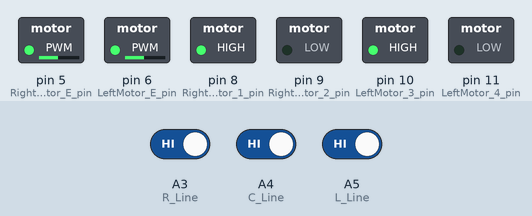
Bench run of a sketch on a simulated Arduino Uno, built with avr-gcc and run on an emulated ATmega328P. On the bench: switched loads named in the sketch (green lamp = pin HIGH). The inputs (shaded band) are chosen by the test bench; at power-on: A3 (R_Line) HIGH, A4 (C_Line) HIGH, A5 (L_Line) HIGH. What the sketch prints to the serial monitor is not drawn.

Above: at 1.2 s.
1.3 s: A3 (R_Line) driven LOW
3.3 s: A4 (C_Line) driven LOW
At 3.7 s:
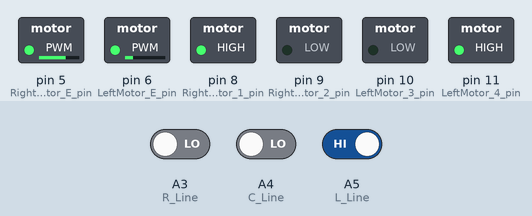
4.8 s: A4 (C_Line) driven HIGH
At 5.5 s:
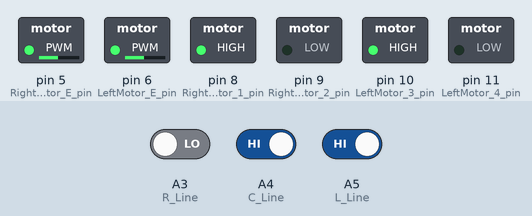
6.3 s: A5 (L_Line) driven LOW
9.3 s: A3 (R_Line) driven HIGH
11.3 s: A4 (C_Line) driven LOW
At 12.1 s:
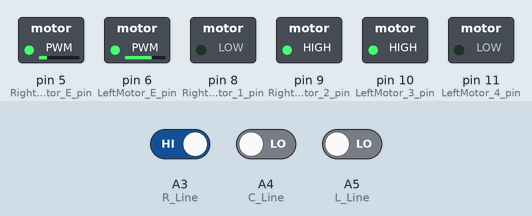
Timing chart, 0 to 13.8 s (numbered marks = the images above; inputs shaded):
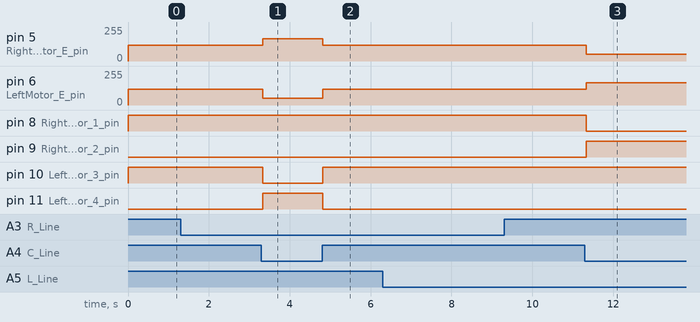

The sketch:

8_RC_CAR_Line.ino
```cpp
/* 이 소스는 에듀이노(Eduino)에 의해서 번역, 수정, 작성되었고 소유권 또한 에듀이노의 것입니다.
    소유권자의 허락을 받지 않고 무단으로 수정, 삭제하여 배포할 시 법적인 처벌을 받을 수도 있습니다.

    에듀이노 SmartCar 예제
    - 스마트 자동차 검정색 라인을 따라 스스로 움직이는 예제 -

*/

int RightMotor_E_pin = 5;      // 오른쪽 모터의 Enable & PWM
int LeftMotor_E_pin = 6;       // 왼쪽 모터의 Enable & PWM
int RightMotor_1_pin = 8;      // 오른쪽 모터 제어선 IN1
int RightMotor_2_pin = 9;      // 오른쪽 모터 제어선 IN2
int LeftMotor_3_pin = 10;      // 왼쪽 모터 제어선 IN3
int LeftMotor_4_pin = 11;      // 왼쪽 모터 제어선 IN4

int L_Line = A5; // 왼쪽 라인트레이서 센서는 A3 핀에 연결
int C_Line = A4; // 가운데 라인트레이서 센서는 A4 핀에 연결
int R_Line = A3; // 오른쪽 라인트레이서 센서는 A5 핀에 연결

int motor_s = 120;     // 모터 속도 최대 255

int SL = 1;
int SC = 1;
int SR = 1;

void setup() {
  // declare the ledPin as an OUTPUT:
  pinMode(RightMotor_E_pin, OUTPUT);
  pinMode(LeftMotor_E_pin, OUTPUT);
  pinMode(RightMotor_1_pin, OUTPUT);
  pinMode(RightMotor_2_pin, OUTPUT);
  pinMode(LeftMotor_3_pin, OUTPUT);
  pinMode(LeftMotor_4_pin, OUTPUT);

  Serial.begin(9600);    // PC와의 시리얼 통신 9600bps로 설정
  Serial.println("Welcome Eduino!");
}

void loop() {
  int L = digitalRead(L_Line);
  int C = digitalRead(C_Line);
  int R = digitalRead(R_Line);

  Serial.print("digital : "); Serial.print(L); Serial.print(", "); Serial.print(C); Serial.print(", "); Serial.print(R); Serial.print("   ");

  if ( L == LOW && C == LOW && R == LOW ) {   // 0 0 0
    L = SL; C = SC; R = SR;
  }
  else if ( L == HIGH && C == LOW && R == HIGH ) {   // 0 0 0
    L = SL; C = SC; R = SR;
  }


  if ( L == 1 && C == 1 && R == 1 ) {  // 0 1 0
    motor_role(HIGH, HIGH, motor_s);
    Serial.println("직진");
  }
  else if ( L == 0 && C == 1 && R == 0 ) {  // 0 1 0
    motor_role(HIGH, HIGH, motor_s);
    Serial.println("직진");
  }
  else if (L == 0 && C == 1 && R == 1 ){   // 0 1 1
    motor_role(HIGH, HIGH, motor_s);
    Serial.println("우회전");
  }
  else if ( L == 0 && C == 0 && R == 1 ) {         // , 0 0 1
    Right_role(LOW, HIGH, motor_s);
    Serial.println("우회전");
  }
  else if (L == 1 && C == 1 && R == 0 ){     // 1 1 0,
    motor_role(HIGH, HIGH, motor_s);
    Serial.println("좌회전");
  }
  else if (  L == 1 && C == 0 && R == 0 ) {         // 1 0 0
    Left_role(HIGH, LOW, motor_s);
    Serial.println("좌회전");

  }
  else if ( L == 0 && C == 0 && R == 0 ) {       // 1 1 1, 1 0 1
    motor_role(HIGH, HIGH, 0);
    Serial.println("정지");
  }


  SL = L; SC = C; SR = R;

}

void motor_role(int R_motor, int L_motor, int Speed) {
  digitalWrite(RightMotor_1_pin, R_motor);
  digitalWrite(RightMotor_2_pin, !R_motor);
  digitalWrite(LeftMotor_3_pin, L_motor);
  digitalWrite(LeftMotor_4_pin, !L_motor);

  analogWrite(RightMotor_E_pin, Speed);  // 우측 모터 속도값
  analogWrite(LeftMotor_E_pin, Speed);   // 좌측 모터 속도값
}

void Right_role(int R_motor, int L_motor, int Speed) {
  digitalWrite(RightMotor_1_pin, R_motor);
  digitalWrite(RightMotor_2_pin, !R_motor);
  digitalWrite(LeftMotor_3_pin, L_motor);
  digitalWrite(LeftMotor_4_pin, !L_motor);

  analogWrite(RightMotor_E_pin, max(Speed * 0.4, 50)); // 우측 모터 속도값
  analogWrite(LeftMotor_E_pin, min(Speed * 1.4, 255)); // 좌측 모터 속도값
}
void Left_role(int R_motor, int L_motor, int Speed) {
  digitalWrite(RightMotor_1_pin, R_motor);
  digitalWrite(RightMotor_2_pin, !R_motor);
  digitalWrite(LeftMotor_3_pin, L_motor);
  digitalWrite(LeftMotor_4_pin, !L_motor);

  analogWrite(RightMotor_E_pin, min(Speed * 1.4, 255)); // 우측 모터 속도값
  analogWrite(LeftMotor_E_pin, max(Speed * 0.2, 50)); // 좌측 모터 속도값
}
```

Measured:
- after the input at 1.3 s, every drawn part: stays the same
- after the input at 3.3 s, pin 5 (RightMotor_E_pin): 120/255 → 168/255 at once; pin 6 (LeftMotor_E_pin): 120/255 → 50/255 at once; pin 10 (LeftMotor_3_pin): HIGH → LOW at once; pin 11 (LeftMotor_4_pin): LOW → HIGH at once
- after the input at 4.8 s, pin 5 (RightMotor_E_pin): 168/255 → 120/255 at once; pin 6 (LeftMotor_E_pin): 50/255 → 120/255 at once; pin 10 (LeftMotor_3_pin): LOW → HIGH at once; pin 11 (LeftMotor_4_pin): HIGH → LOW at once
- after the input at 6.3 s, every drawn part: stays the same
- after the input at 9.3 s, every drawn part: stays the same
- after the input at 11.3 s, pin 5 (RightMotor_E_pin): 120/255 → 50/255 at once; pin 6 (LeftMotor_E_pin): 120/255 → 168/255 at once; pin 8 (RightMotor_1_pin): HIGH → LOW at once; pin 9 (RightMotor_2_pin): LOW → HIGH at once
